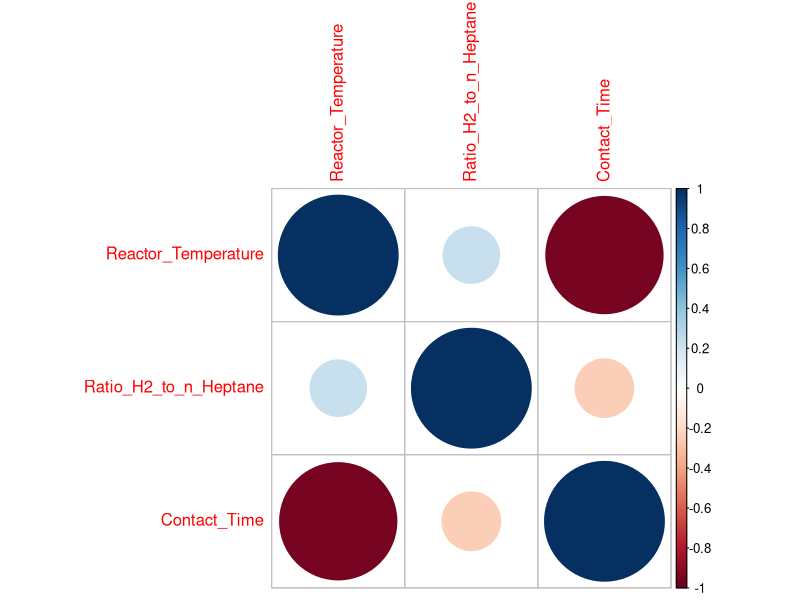

Reproduce this figure in R.
# Install this package:
install.packages('corrplot')

# Exercise - 1
# a) Finding the coefficients of the model
y <- c(2.6, 2.4, 17.32, 15.6, 16.12, 5.36, 6.19, 10.17, 2.62, 2.98, 6.92, 7.06)
x1 <- c(31, 31, 31.5, 31.5, 31.5, 30.5, 31.5, 30.5, 31, 30.5, 31, 30.5)
x2 <- c(21, 21, 24, 24, 24, 22, 22, 23, 21.5, 21.5, 22.5, 22.5)
X <- cbind(rep(1, length(x1)), x1, x2, x1^2, x2^2, x1*x2)

coefficients <- solve(t(X) %*% X) %*% t(X) %*% y
for (i in 1:length(coefficients)) {
  print(paste("The coefficient", i, "is", coefficients[i]))
}

# b) Finding 95% confidence intervals for the coefficients
residuals <- y - X %*% coefficients
RSS <- sum(residuals^2)
df <- length(y) - ncol(X) 
sigma <- sqrt(RSS / df)

se <- sqrt(diag(sigma^2 * solve(t(X) %*% X)))

t <- qt(0.975, df)
confidence_intervals <- cbind(coefficients - t * se, coefficients + t * se)
for (i in 1:length(coefficients)) {
  print(paste("The 95% confidence interval for the coefficient", i, "is", confidence_intervals[i, 1], "to", confidence_intervals[i, 2]))
}

# c) Testing the hypothesis that the coefficients are equal to zero
ts <- coefficients / se
pValues <- 2 * pt(abs(ts), df = df, lower.tail = FALSE)

for(i in 1:length(coefficients)) {
  if(pValues[i] < 0.05) {
    print(paste("The coefficient", i, "is significant"))
  } else {
    print(paste("The coefficient", i, "is not significant"))
  }
}

# d) Calculating the R-squared
yPredicted <- X %*% coefficients
mean_y <- mean(y)
TSS <- sum((y - mean_y)^2)
RSS <- sum((y - yPredicted)^2)
R_squared <- 1 - (RSS / TSS)

cat("The R-squared value is", R_squared, "\n")


# Exercise - 2
# a) Finding the coefficients of the model
X1 <- c(152, 183, 171, 165, 158, 161, 149, 158, 170, 153, 164, 190, 185)
X2 <- c(50, 20, 20, 30, 30, 50, 60, 50, 40, 55, 40, 40, 20)
Y <- c(120, 141, 124, 126, 117, 129, 123, 125, 132, 123, 132, 155, 147)

X <- cbind(rep(1, length(X1)), X1, X2)
Y <- matrix(Y)
coefficients <- solve(t(X) %*% X) %*% t(X) %*% Y
for(i in 1:length(coefficients)) {
  print(paste("The coefficient", i, "is", coefficients[i]))
}

# b) ANOVA Testing
residuals <- Y - X %*% coefficients
n <- length(Y)
p <- ncol(X) - 1
df_residual <- n - p - 1
SE <- sqrt(diag(solve(t(X) %*% X) * sum(residuals^2) / df_residual))
ts <- coefficients / SE
pValues <- 2 * pt(abs(ts), df = df_residual, lower.tail = FALSE)

for(i in 1:length(coefficients)) {
  if(pValues[i] < 0.05) {
    print(paste("The coefficient", i, "is significant"))
  } else {
    print(paste("The coefficient", i, "is not significant"))
  }
}

# c) Finding 95% confidence intervals for the coefficients
residuals <- Y - X %*% coefficients

n <- length(Y)
p <- ncol(X) - 1
df_residual <- n - p - 1
SE <- sqrt(diag(solve(t(X) %*% X) * sum(residuals^2) / df_residual))
t <- qt(0.975, df = df_residual)
confidence_intervals <- cbind(coefficients - t * SE, coefficients + t * SE)
result <- data.frame(coefficients, confidence_intervals)
colnames(result) <- c("Coefficient", "Lower Bound (95% CI)", "Upper Bound (95% CI)")
print(result)

# d) Calculating the R-squared
yPredicted <- X %*% coefficients
mean_Y <- mean(Y)
TSS <- sum((Y - mean_Y)^2)
RSS <- sum((Y - yPredicted)^2)
R_squared <- 1 - (RSS / TSS)
cat("The R-squared value is", R_squared, "\n")


# Exercise - 3
Conversion <- c(49.0, 50.2, 50.5, 48.5, 47.5, 44.5, 28.0, 31.5, 34.5, 35.0, 38.0, 38.5, 15.0, 17.0, 20.5, 29.5)
Reactor_Temperature <- c(1300, 1300, 1300, 1300, 1300, 1300, 1200, 1200, 1200, 1200, 1200, 1200, 1100, 1100, 1100, 1100)
Contact_Time <- c(0.0120, 0.0120, 0.0115, 0.0130, 0.0135, 0.0120, 0.0400, 0.0380, 0.0320, 0.0260, 0.0340, 0.0410, 0.0840, 0.0980, 0.0920, 0.0860)
Ratio_H2_to_n_Heptane <- c(7.5, 9.0, 11.0, 13.5, 17.0, 23.0, 5.3, 7.5, 11.0, 13.5, 17.0, 23.0, 5.3, 7.5, 11.0, 17.0)

Reactor_Temperature_sq <- Reactor_Temperature^2
Ratio_H2_to_n_Heptane_sq <- Ratio_H2_to_n_Heptane^2
Contact_Time_sq <- Contact_Time^2

X <- cbind(1, Reactor_Temperature, Reactor_Temperature_sq, Ratio_H2_to_n_Heptane, Ratio_H2_to_n_Heptane_sq, Contact_Time, Contact_Time_sq)

model <- lm(Conversion ~ ., data = as.data.frame(X))
summary(model)

data <- data.frame(
  Reactor_Temperature = Reactor_Temperature,
  Ratio_H2_to_n_Heptane = Ratio_H2_to_n_Heptane,
  Contact_Time = Contact_Time
)

correlation_matrix <- cor(data)
print(correlation_matrix)

library(corrplot)
corrplot(correlation_matrix, method = "circle")

newData <- data.frame(
  Conversion = Conversion,
  Reactor_Temperature = Reactor_Temperature,
  Contact_Time = Contact_Time
)

model <- lm(Conversion ~ Reactor_Temperature + Contact_Time, data = newData)
summary(model)

# Exercise - 4
temperature <- c(53, 57, 58, 63, 66, 67, 67, 67, 68, 69, 70, 70, 70, 70, 70, 75, 75, 76, 76, 76, 76, 78, 79, 81)
failure <- c(1, 1, 1, 1, 0, 0, 0, 0, 0, 0, 0, 0, 1, 1, 0, 0, 0, 1, 0, 0, 0, 0, 0, 0)

# Without using builtin Packages
logistic <- function(x) {
  return(1 / (1 + exp(-x)))
}

negative_log_likelihood <- function(beta, X, Y) {
  eta <- X %*% beta
  p <- logistic(eta)
  return(-sum(Y * log(p) + (1 - Y) * log(1 - p)))
}

beta <- rep(0, 2)
X <- cbind(rep(1, length(temperature)), temperature)

alpha <- 0.001
max_iter <- 1000

for (i in 1:max_iter) {
  eta <- X %*% beta
  p <- logistic(eta)
  gradient <- t(X) %*% (p - failure)
  beta <- beta - alpha * gradient
  
  if (max(abs(gradient)) < 1e-6) {
    break
  }
}

print(beta)


eta <- X %*% beta
p <- logistic(eta)

XtX_inv <- solve(t(X) %*% X)
se <- sqrt(diag(XtX_inv))
z_values <- beta / se
pValues <- 2 * (1 - pnorm(abs(z_values)))

for (i in 1:length(beta)) {
  if (pValues[i] < 0.05) {
    print(paste("The coefficient", i, "is significant"))
  } else {
    print(paste("The coefficient", i, "is not significant"))
  }
}